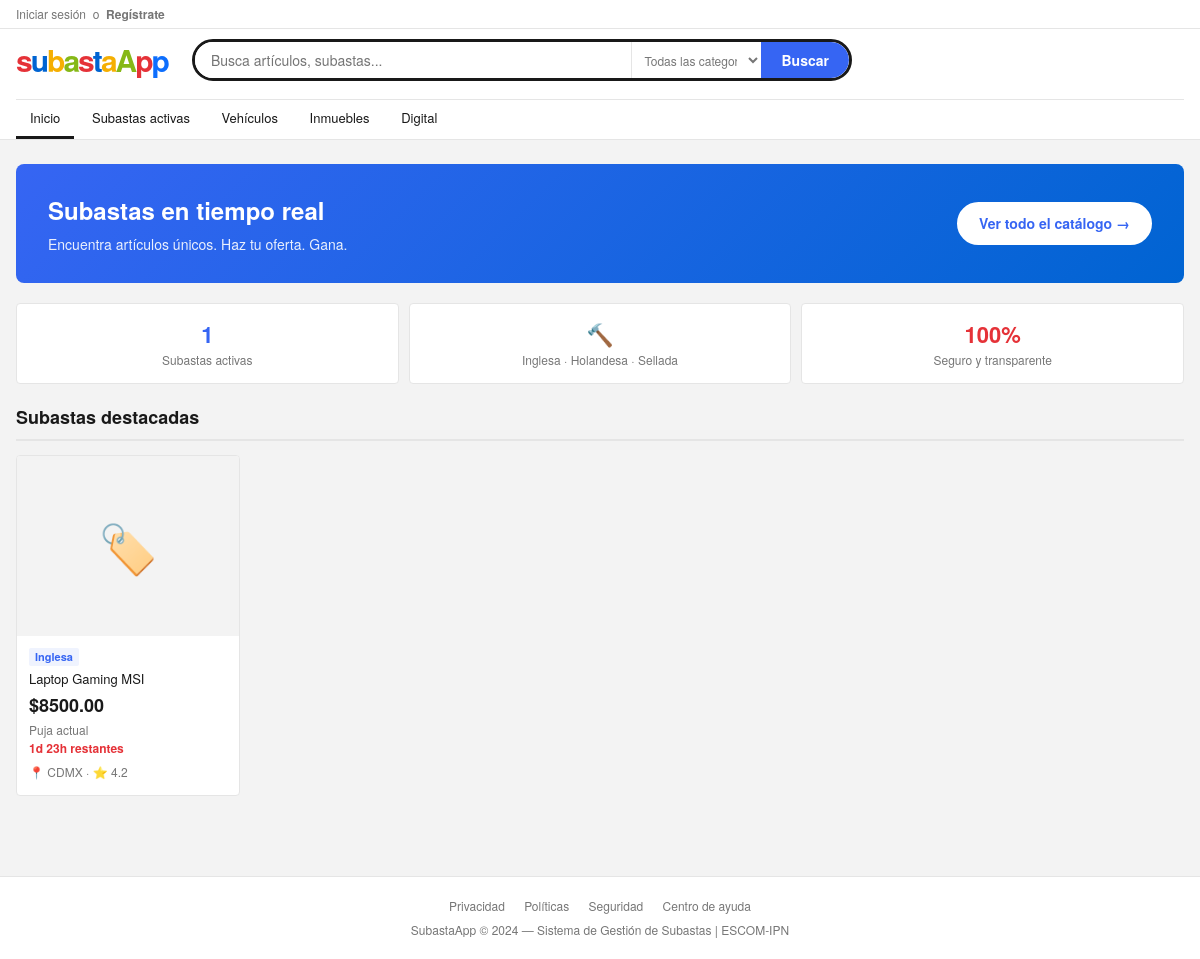
The page / on the database its author committed.
### tables this page shows
CREATE TABLE subasta (
        id_subasta      INTEGER PRIMARY KEY AUTOINCREMENT,
        id_articulo     INTEGER NOT NULL REFERENCES articulo(id_articulo),
        id_tipo         INTEGER NOT NULL REFERENCES cat_tipo_subasta(id),
        precio_base     REAL    NOT NULL,
        precio_actual   REAL    NOT NULL,
        incremento_min  REAL    NOT NULL DEFAULT 1,
        fecha_inicio    TEXT    NOT NULL,
        fecha_fin       TEXT    NOT NULL,
        id_estado       INTEGER NOT NULL DEFAULT 1 REFERENCES cat_estado_subasta(id),
        id_ganador      INTEGER REFERENCES usuario(id_usuario),
        motivo_cancel   TEXT
    );

CREATE TABLE cat_tipo_subasta (
        id   INTEGER PRIMARY KEY,
        tipo TEXT NOT NULL UNIQUE   -- Inglesa, Holandesa, Sellada
    );

CREATE TABLE articulo (
        id_articulo     INTEGER PRIMARY KEY AUTOINCREMENT,
        titulo          TEXT    NOT NULL,
        descripcion     TEXT    NOT NULL,
        id_tipo         INTEGER NOT NULL REFERENCES cat_tipo_articulo(id),
        id_condicion    INTEGER NOT NULL REFERENCES cat_condicion_articulo(id),
        ubicacion       TEXT,
        id_vendedor     INTEGER NOT NULL REFERENCES usuario(id_usuario),
        id_estado       INTEGER NOT NULL DEFAULT 1 REFERENCES cat_estado_articulo(id),
        fecha_registro  TEXT    NOT NULL DEFAULT (datetime('now')),
        imagen_path     TEXT
    );

CREATE TABLE usuario (
        id_usuario      INTEGER PRIMARY KEY AUTOINCREMENT,
        nombre          TEXT    NOT NULL,
        correo          TEXT    NOT NULL UNIQUE,
        password_hash   TEXT    NOT NULL,
        id_tipo         INTEGER NOT NULL REFERENCES cat_tipo_usuario(id),
        id_estado       INTEGER NOT NULL DEFAULT 1 REFERENCES cat_estado_cuenta(id),
        reputacion      REAL    NOT NULL DEFAULT 0,
        total_cal       INTEGER NOT NULL DEFAULT 0,
        fecha_registro  TEXT    NOT NULL DEFAULT (datetime('now')),
        terminos_ok     INTEGER NOT NULL DEFAULT 0
    );

### app.py (the view)
@app.route("/")
def index():
    db = get_db()
    verificar_aprobacion_automatica(db)
    verificar_pagos_vencidos(db)
    subastas = db.execute(
        """SELECT s.id_subasta, a.titulo, a.ubicacion, s.precio_actual,
                  s.fecha_fin, t.tipo as tipo_subasta, a.imagen_path,
                  u.nombre as vendedor, u.reputacion
           FROM subasta s
           JOIN articulo a ON a.id_articulo = s.id_articulo
           JOIN cat_tipo_subasta t ON t.id = s.id_tipo
           JOIN usuario u ON u.id_usuario = a.id_vendedor
           WHERE s.id_estado = 1
           ORDER BY s.fecha_fin ASC"""
    ).fetchall()
    db.close()
    return render_template("index.html", subastas=subastas)

### app.py (called while the page is built, shortened)
def now_str():
    return datetime.datetime.utcnow().strftime("%Y-%m-%d %H:%M:%S")

def verificar_aprobacion_automatica(db):
    pendientes = db.execute(
        """SELECT v.id_validacion, v.id_articulo, a.id_vendedor
           FROM validacion v
           JOIN articulo a ON a.id_articulo = v.id_articulo
           JOIN cat_tipo_articulo t ON t.id = a.id_tipo
           WHERE v.decision IS NULL
             AND t.tipo = 'General'
             AND v.fecha_limite <= ?""",
        (now_str(),)
    ).fetchall()
    if pendientes:
        db.commit()

def verificar_pagos_vencidos(db):
    vencidos = db.execute(
        """SELECT p.id_pago, p.id_subasta, p.id_comprador, p.monto, p.es_segundo
           FROM pago p
           WHERE p.id_estado=1 AND p.fecha_limite <= ?""",
        (now_str(),)
    ).fetchall()
    if vencidos:
        db.commit()

### database.py (called while the page is built)
def get_db():
    conn = sqlite3.connect(DB_PATH)
    conn.row_factory = sqlite3.Row
    conn.execute("PRAGMA foreign_keys = ON")
    return conn

### templates/index.html (shortened to what this page needs)
{% extends "base.html" %}
{% block content %}
<div style="background:linear-gradient(135deg,#3665f3 0%,#0064d2 100%);border-radius:8px;padding:28px 32px;margin-bottom:20px;color:#fff;display:flex;align-items:center;justify-content:space-between;flex-wrap:wrap;gap:16px;">
  <div>
    <div style="font-size:24px;font-weight:700;margin-bottom:6px;">Subastas en tiempo real</div>
    <div style="font-size:14px;opacity:.9;">Encuentra artículos únicos. Haz tu oferta. Gana.</div>
  </div>
  <a href="{{ url_for('catalogo') }}" class="btn-eb-secondary" style="background:#fff;color:#3665f3;border-color:#fff;white-space:nowrap;">Ver todo el catálogo →</a>
</div>
<div style="display:grid;grid-template-columns:repeat(3,1fr);gap:10px;margin-bottom:20px;">
  {% set cnt = subastas|length %}
  <div style="background:#fff;border:1px solid #e5e5e5;border-radius:4px;padding:14px 16px;text-align:center;">
    <div style="font-size:22px;font-weight:700;color:#3665f3;">{{ cnt }}</div>
    <div style="font-size:12px;color:#767676;">Subastas activas</div>
  </div>
  <div style="background:#fff;border:1px solid #e5e5e5;border-radius:4px;padding:14px 16px;text-align:center;">
    <div style="font-size:22px;font-weight:700;color:#86b817;">🔨</div>
    <div style="font-size:12px;color:#767676;">Inglesa · Holandesa · Sellada</div>
  </div>
  <div style="background:#fff;border:1px solid #e5e5e5;border-radius:4px;padding:14px 16px;text-align:center;">
    <div style="font-size:22px;font-weight:700;color:#e53238;">100%</div>
    <div style="font-size:12px;color:#767676;">Seguro y transparente</div>
  </div>
</div>
<div class="section-title">Subastas destacadas</div>
{% if subastas %}
<div style="display:grid;grid-template-columns:repeat(auto-fill,minmax(210px,1fr));gap:12px;">
  {% for s in subastas %}
  <a href="{{ url_for('detalle_subasta', id_sub=s.id_subasta) }}" style="text-decoration:none;color:inherit;">
    <div class="listing-card">
      <div class="img-wrap">
        {% if s.imagen_path %}
        <img src="/uploads/{{ s.imagen_path }}" alt="{{ s.titulo }}">
        {% else %}
        <div class="no-img">🏷️</div>
        {% endif %}
      </div>
      <div class="listing-body">
        <span class="badge-tipo badge-{{ s.tipo_subasta|lower }}">{{ s.tipo_subasta }}</span>
        <div class="listing-title" style="margin-top:4px;">{{ s.titulo }}</div>
        <div class="listing-price">${{ "%.2f"|format(s.precio_actual) }}</div>
        <div class="listing-bids">Puja actual</div>
        <div class="listing-time" data-end="{{ s.fecha_fin }}">⏳ cargando...</div>
        <div class="listing-seller">📍 {{ s.ubicacion or '—' }} · ⭐ {{ "%.1f"|format(s.reputacion) }}</div>
      </div>
    </div>
  </a>
  {% endfor %}
</div>
{% endif %}
{% endblock %}

### templates/base.html (style rules this page uses)
:root { --eb-blue:#3665f3; --eb-blue-dark:#2b52cc; --eb-red:#e53238; --eb-green:#86b817; --eb-yellow:#f5af02; --eb-gray:#767676; --eb-border:#e5e5e5; --eb-bg:#f3f3f3; --eb-text:#191919; --eb-text2:#767676; --eb-white:#fff; --eb-radius:4px; }
* { box-sizing:border-box; }
body { background:var(--eb-bg);font-family:"Helvetica Neue",Helvetica,Arial,sans-serif;color:var(--eb-text);font-size:13px;margin:0; }
.listing-card { background:var(--eb-white);border:1px solid var(--eb-border);border-radius:var(--eb-radius);overflow:hidden;transition:box-shadow .15s; }
.listing-card .img-wrap { height:180px;background:#f3f3f3;display:flex;align-items:center;justify-content:center;overflow:hidden; }
.listing-card .img-wrap .no-img { font-size:3rem;color:#ccc; }
.listing-body { padding:10px 12px 14px; }
.listing-title { font-size:13px;font-weight:400;color:var(--eb-text);margin:0 0 4px;line-height:1.4;display:-webkit-box;-webkit-line-clamp:2;-webkit-box-orient:vertical;overflow:hidden; }
.listing-price { font-size:18px;font-weight:700;color:var(--eb-text);margin:4px 0 2px; }
.listing-bids { font-size:12px;color:var(--eb-text2); }
.listing-time { font-size:12px;color:var(--eb-red);font-weight:600; }
.listing-seller { font-size:12px;color:var(--eb-text2);margin-top:6px; }
.badge-tipo { display:inline-block;font-size:11px;padding:1px 6px;border-radius:2px;font-weight:600; }
.badge-inglesa { background:#eff3fe;color:#3665f3; }
.btn-eb-secondary { background:var(--eb-white);color:var(--eb-blue);border:2px solid var(--eb-blue);border-radius:24px;padding:9px 20px;font-size:14px;font-weight:700;cursor:pointer;text-decoration:none;display:inline-block;text-align:center; }
.section-title { font-size:18px;font-weight:700;color:var(--eb-text);margin:0 0 14px;padding-bottom:8px;border-bottom:2px solid var(--eb-border); }

### rows shown on the page
subasta: tipo_subasta "Inglesa", titulo "Laptop Gaming MSI", precio_actual "8500.00", ubicacion "CDMX"
usuario: reputacion "4.2"

### other values the page prints
{{ cnt }} "1"
